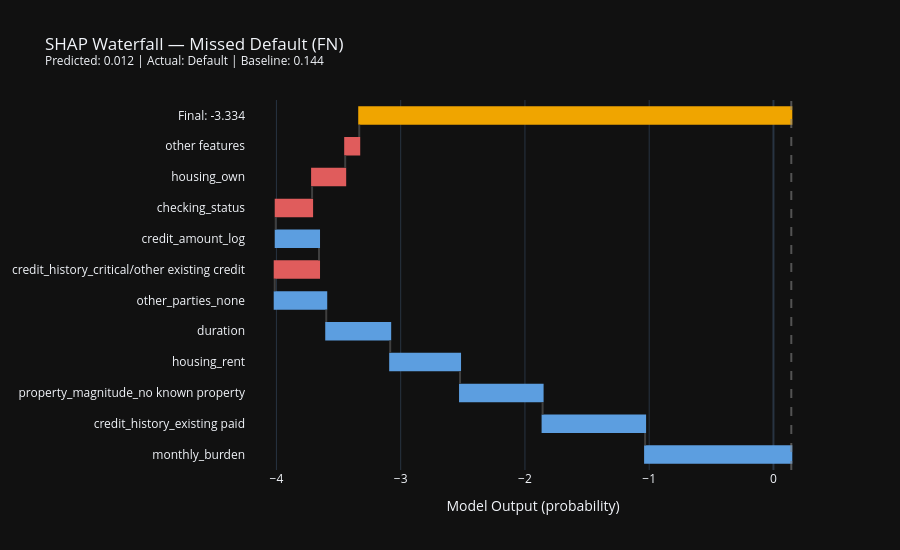

Notebook code for this chart:
### Code cell
# Get predictions at threshold 0.612
y_proba_test = calibrated_pipeline.predict_proba(X_test)[:, 1]
y_pred_test  = (y_proba_test >= 0.612).astype(int)

# Find False Negatives — actual=1, predicted=0
fn_mask = (y_test.values == 1) & (y_pred_test == 0)
fn_idx  = np.where(fn_mask)[0]

print(f'Total False Negatives: {len(fn_idx)}')
print(f'FN indices in test set: {fn_idx[:5]}')

# Pick the FN where model was most confident it was Good
# i.e. lowest predicted probability among actual defaulters
fn_probs = y_proba_test[fn_idx]
most_confident_fn = fn_idx[np.argmin(fn_probs)]

print(f'\nMost confident FN index: {most_confident_fn}')
print(f'Predicted probability  : {y_proba_test[most_confident_fn]:.4f}')
print(f'Actual label           : {y_test.values[most_confident_fn]} (1=default)')

# SHAP values for this sample
shap_sample = shap_values[most_confident_fn]

# Get top contributing features for this sample
sample_shap_df = pd.DataFrame({
    'feature'    : feature_names,
    'shap_value' : shap_sample.values,
    'feat_value' : X_test_scaled.iloc[most_confident_fn].values
}).reindex(
    pd.Series(np.abs(shap_sample.values)).sort_values(ascending=False).index
).reset_index(drop=True).head(12)

print(f'\nTop features driving this prediction:')
print(sample_shap_df[['feature', 'shap_value', 'feat_value']].to_string(index=False))

# Waterfall plot in Plotly
baseline   = explainer.expected_value
final_prob = baseline + shap_sample.values.sum()

# Use top 10 features + bundle rest as "other"
top_n    = 10
top_df   = sample_shap_df.head(top_n).copy()
other    = shap_sample.values.sum() - top_df['shap_value'].sum()

labels = top_df['feature'].tolist() + ['other features']
values = top_df['shap_value'].tolist() + [other]
colors = ['#e05c5c' if v > 0 else '#5c9ee0' for v in values]

# Build waterfall
cumulative = [baseline]
for v in values:
    cumulative.append(cumulative[-1] + v)

fig = go.Figure(go.Waterfall(
    orientation='h',
    measure=['relative'] * len(values) + ['total'],
    x=values + [cumulative[-1]],
    y=labels + [f'Final: {final_prob:.3f}'],
    base=baseline,
    connector={'line': {'color': 'rgb(63, 63, 63)'}},
    increasing={'marker': {'color': '#e05c5c'}},
    decreasing={'marker': {'color': '#5c9ee0'}},
    totals={'marker': {'color': '#f0a500'}}
))

fig.add_vline(x=baseline, line_dash='dash', line_color='gray', opacity=0.6)

fig.update_layout(
    title=f'SHAP Waterfall — Missed Default (FN)<br>'
          f'<sup>Predicted: {y_proba_test[most_confident_fn]:.3f} | '
          f'Actual: Default | Baseline: {baseline:.3f}</sup>',
    xaxis_title='Model Output (probability)',
    template='plotly_dark',
    height=550,
    waterfallgap=0.4
)

fig.show()
fig.write_html('../reports/shap_waterfall_fn.html')
print('Waterfall FN saved ✓')

### Figure 1 — Plotly figure (JSON) as saved in the notebook; plotly's stock layout.template omitted (floating-point values rounded to 4 significant figures)
{"data": [{"base": 0.1436, "connector": {"line": {"color": "rgb(63, 63, 63)"}}, "decreasing": {"marker": {"color": "#5c9ee0"}}, "increasing": {"marker": {"color": "#e05c5c"}}, "measure": ["relative", "relative", "relative", "relative", "relative", "relative", "relative", "relative", "relative", "relative", "relative", "total"], "orientation": "h", "totals": {"marker": {"color": "#f0a500"}}, "type": "waterfall", "x": [-1.177, -0.825, -0.6643, -0.5621, -0.5148, -0.4147, 0.3567, -0.3485, 0.2927, 0.2664, 0.1129, -3.334], "y": ["monthly_burden", "credit_history_existing paid", "property_magnitude_no known property", "housing_rent", "duration", "other_parties_none", "credit_history_critical/other existing credit", "credit_amount_log", "checking_status", "housing_own", "other features", "Final: -3.334"]}], "layout": {"height": 550, "shapes": [{"line": {"color": "gray", "dash": "dash"}, "opacity": 0.6, "type": "line", "x0": 0.1436, "x1": 0.1436, "xref": "x", "y0": 0, "y1": 1, "yref": "y domain"}], "title": {"text": "SHAP Waterfall — Missed Default (FN)<br><sup>Predicted: 0.012 | Actual: Default | Baseline: 0.144</sup>"}, "waterfallgap": 0.4, "xaxis": {"title": {"text": "Model Output (probability)"}}}}
